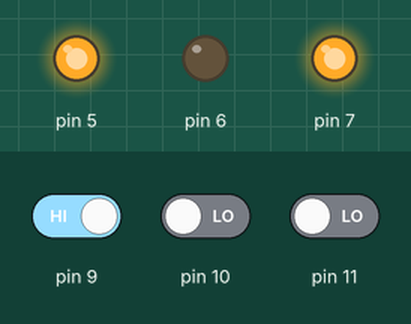
A sketch run on a simulated Arduino Uno, built with avr-gcc and run on an emulated ATmega328P. Shown: output pins drawn as LEDs (lit = HIGH). The inputs (shaded band) are chosen by the test bench; at power-on: pin 9 HIGH, pin 10 LOW, pin 11 LOW.

Above: at 1.2 s.
1.3 s: pin 9 driven LOW
At 1.9 s:
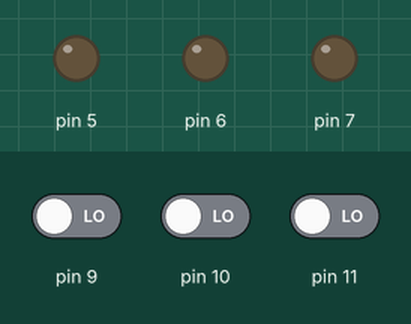
2.8 s: pin 9 driven HIGH
At 3.1 s:
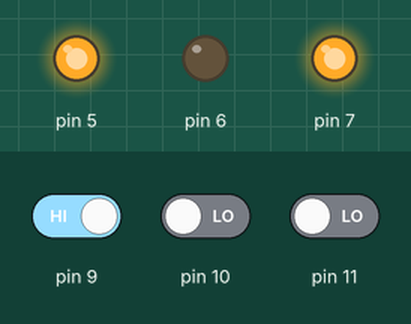
4.3 s: pin 10 driven HIGH
At 5.4 s:
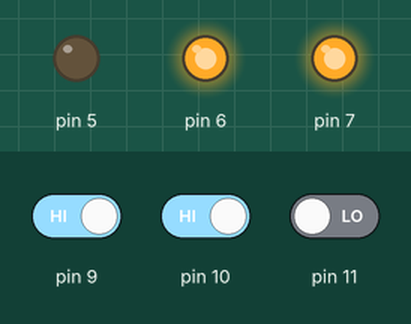
5.8 s: pin 11 driven HIGH
At 6.5 s:
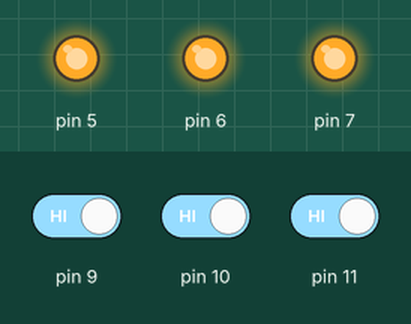
7.3 s: pin 11 driven LOW
At 7.7 s:
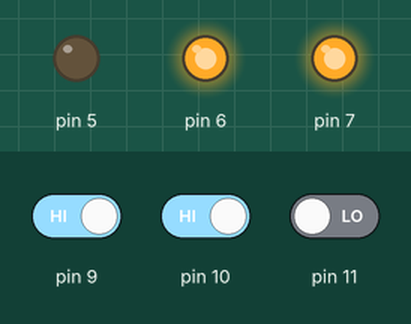
Timing chart, 0 to 9.8 s (numbered marks = the images above; inputs shaded):
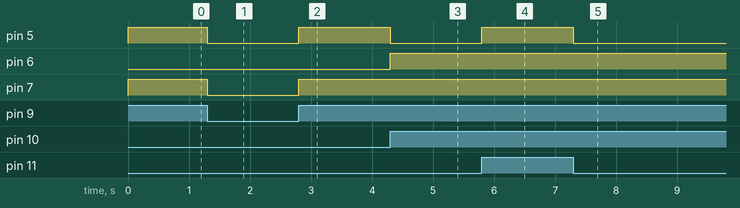

The sketch:

65070052_RGB.ino
```cpp
void setup() {
  pinMode(5, OUTPUT);
  pinMode(6, OUTPUT);
  pinMode(7, OUTPUT);

  pinMode(9, INPUT);
  pinMode(10, INPUT);
  pinMode(11, INPUT);
}

void loop() {
  // put your main code here, to run repeatedly:
  if(digitalRead(9) == LOW){
    digitalWrite(5, LOW); //red
    digitalWrite(6, LOW); //green
    digitalWrite(7, LOW); //blue
  }
  else if(digitalRead(10) ==LOW){
    digitalWrite(5, HIGH); //red
    digitalWrite(6, LOW); //green
    digitalWrite(7, HIGH); //blue
  }
  else if(digitalRead(11) ==LOW){
    digitalWrite(5, LOW); //red
    digitalWrite(6, HIGH); //green
    digitalWrite(7, HIGH); //blue
  }
  else{
    digitalWrite(5, HIGH); //red
    digitalWrite(6, HIGH); //green
    digitalWrite(7, HIGH); //blue
  }

}
```

Measured:
- after the input at 1.3 s, pin 5, pin 7: HIGH → LOW at once
- after the input at 2.8 s, pin 5, pin 7: LOW → HIGH at once
- after the input at 4.3 s, pin 5: HIGH → LOW at once; pin 6: LOW → HIGH at once
- after the input at 5.8 s, pin 5: LOW → HIGH at once
- after the input at 7.3 s, pin 5: HIGH → LOW at once
